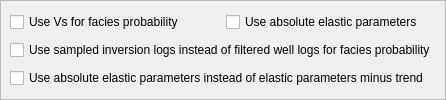
         <widget class="QFrame" name="faciesEstimateFrame">
          <property name="frameShape">
           <enum>QFrame::StyledPanel</enum>
          </property>
          <property name="frameShadow">
           <enum>QFrame::Raised</enum>
          </property>
          <layout class="QVBoxLayout">
           <property name="spacing">
            <number>6</number>
           </property>
           <property name="margin">
            <number>9</number>
           </property>
           <item>
            <layout class="QHBoxLayout" name="horizontalLayout_34">
             <property name="spacing">
              <number>-1</number>
             </property>
             <property name="sizeConstraint">
              <enum>QLayout::SetMinimumSize</enum>
             </property>
             <property name="topMargin">
              <number>0</number>
             </property>
             <property name="bottomMargin">
              <number>0</number>
             </property>
             <item>
              <widget class="QCheckBox" name="vsForFaciesCheckBox">
               <property name="toolTip">
                <string>If Vs information should be used for computing facies probabilities.</string>
               </property>
               <property name="text">
                <string>Use Vs for facies probability</string>
               </property>
               <property name="checked">
                <bool>false</bool>
               </property>
              </widget>
             </item>
             <item>
              <widget class="QCheckBox" name="useAbsoluteElasticParametersCheckBox">
               <property name="toolTip">
                <string>Use absolute elastic parameters.</string>
               </property>
               <property name="text">
                <string>Use absolute elastic parameters</string>
               </property>
              </widget>
             </item>
            </layout>
           </item>
           <item>
            <widget class="QCheckBox" name="predictionFaciesCheckBox">
             <property name="toolTip">
              <string>Decides whether sampled inversion logs are used when computing facies probabilities.</string>
             </property>
             <property name="text">
              <string>Use sampled inversion logs instead of filtered well logs for facies probability</string>
             </property>
            </widget>
           </item>
           <item>
            <widget class="QCheckBox" name="absoluteParametersCheckBox">
             <property name="toolTip">
              <string>Decides whether facies probabilities are generated based on absolute elastic parameters or elastic parameters minus trend (background model))</string>
             </property>
             <property name="text">
              <string>Use absolute elastic parameters instead of elastic parameters minus trend</string>
             </property>
            </widget>
           </item>
          </layout>
         </widget>
